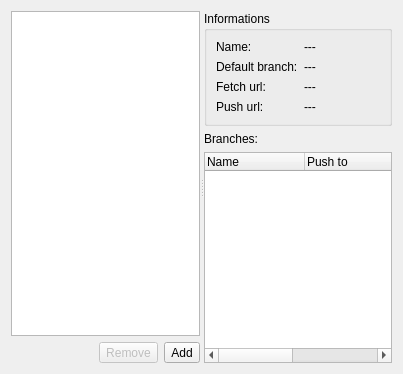
<?xml version="1.0" encoding="UTF-8"?>
<ui version="4.0">
 <class>RemotesWidget</class>
 <widget class="QWidget" name="RemotesWidget">
  <property name="geometry">
   <rect>
    <x>0</x>
    <y>0</y>
    <width>403</width>
    <height>374</height>
   </rect>
  </property>
  <property name="windowTitle">
   <string>Remotes</string>
  </property>
  <property name="windowIcon">
   <iconset theme="git-remote"/>
  </property>
  <layout class="QVBoxLayout" name="verticalLayout_3">
   <item>
    <widget class="QSplitter" name="splitter">
     <property name="orientation">
      <enum>Qt::Horizontal</enum>
     </property>
     <widget class="QWidget" name="layoutWidget">
      <layout class="QVBoxLayout" name="verticalLayout_2">
       <item>
        <widget class="QListWidget" name="listWidget"/>
       </item>
       <item>
        <layout class="QHBoxLayout" name="horizontalLayout">
         <item>
          <spacer name="horizontalSpacer">
           <property name="orientation">
            <enum>Qt::Horizontal</enum>
           </property>
           <property name="sizeHint" stdset="0">
            <size>
             <width>40</width>
             <height>20</height>
            </size>
           </property>
          </spacer>
         </item>
         <item>
          <widget class="QToolButton" name="toolButtonRemove">
           <property name="enabled">
            <bool>false</bool>
           </property>
           <property name="text">
            <string>Remove</string>
           </property>
          </widget>
         </item>
         <item>
          <widget class="QToolButton" name="toolButtonAdd">
           <property name="text">
            <string>Add</string>
           </property>
          </widget>
         </item>
        </layout>
       </item>
      </layout>
     </widget>
     <widget class="QWidget" name="layoutWidget">
      <layout class="QVBoxLayout" name="verticalLayout">
       <item>
        <widget class="QGroupBox" name="groupBox">
         <property name="title">
          <string>Informations</string>
         </property>
         <layout class="QFormLayout" name="formLayout">
          <item row="1" column="0">
           <widget class="QLabel" name="label">
            <property name="text">
             <string>Default branch:</string>
            </property>
           </widget>
          </item>
          <item row="1" column="1">
           <widget class="QLabel" name="labelDefaultBranch">
            <property name="text">
             <string>---</string>
            </property>
            <property name="wordWrap">
             <bool>true</bool>
            </property>
           </widget>
          </item>
          <item row="2" column="0">
           <widget class="QLabel" name="label_2">
            <property name="text">
             <string>Fetch url:</string>
            </property>
           </widget>
          </item>
          <item row="2" column="1">
           <widget class="QLabel" name="labelFetchUrl">
            <property name="text">
             <string>---</string>
            </property>
            <property name="wordWrap">
             <bool>true</bool>
            </property>
           </widget>
          </item>
          <item row="3" column="0">
           <widget class="QLabel" name="label_3">
            <property name="text">
             <string>Push url:</string>
            </property>
           </widget>
          </item>
          <item row="3" column="1">
           <widget class="QLabel" name="labelPushUrl">
            <property name="text">
             <string>---</string>
            </property>
            <property name="wordWrap">
             <bool>true</bool>
            </property>
           </widget>
          </item>
          <item row="0" column="0">
           <widget class="QLabel" name="label_7">
            <property name="text">
             <string>Name:</string>
            </property>
           </widget>
          </item>
          <item row="0" column="1">
           <widget class="QLabel" name="labelRemoteName">
            <property name="text">
             <string>---</string>
            </property>
            <property name="wordWrap">
             <bool>true</bool>
            </property>
           </widget>
          </item>
         </layout>
        </widget>
       </item>
       <item>
        <widget class="QLabel" name="label_4">
         <property name="text">
          <string>Branches:</string>
         </property>
        </widget>
       </item>
       <item>
        <widget class="QTreeWidget" name="treeWidget">
         <column>
          <property name="text">
           <string>Name</string>
          </property>
         </column>
         <column>
          <property name="text">
           <string>Push to</string>
          </property>
         </column>
         <column>
          <property name="text">
           <string>Pull from</string>
          </property>
         </column>
         <column>
          <property name="text">
           <string>Status</string>
          </property>
         </column>
        </widget>
       </item>
      </layout>
     </widget>
    </widget>
   </item>
  </layout>
 </widget>
 <resources/>
 <connections/>
</ui>
